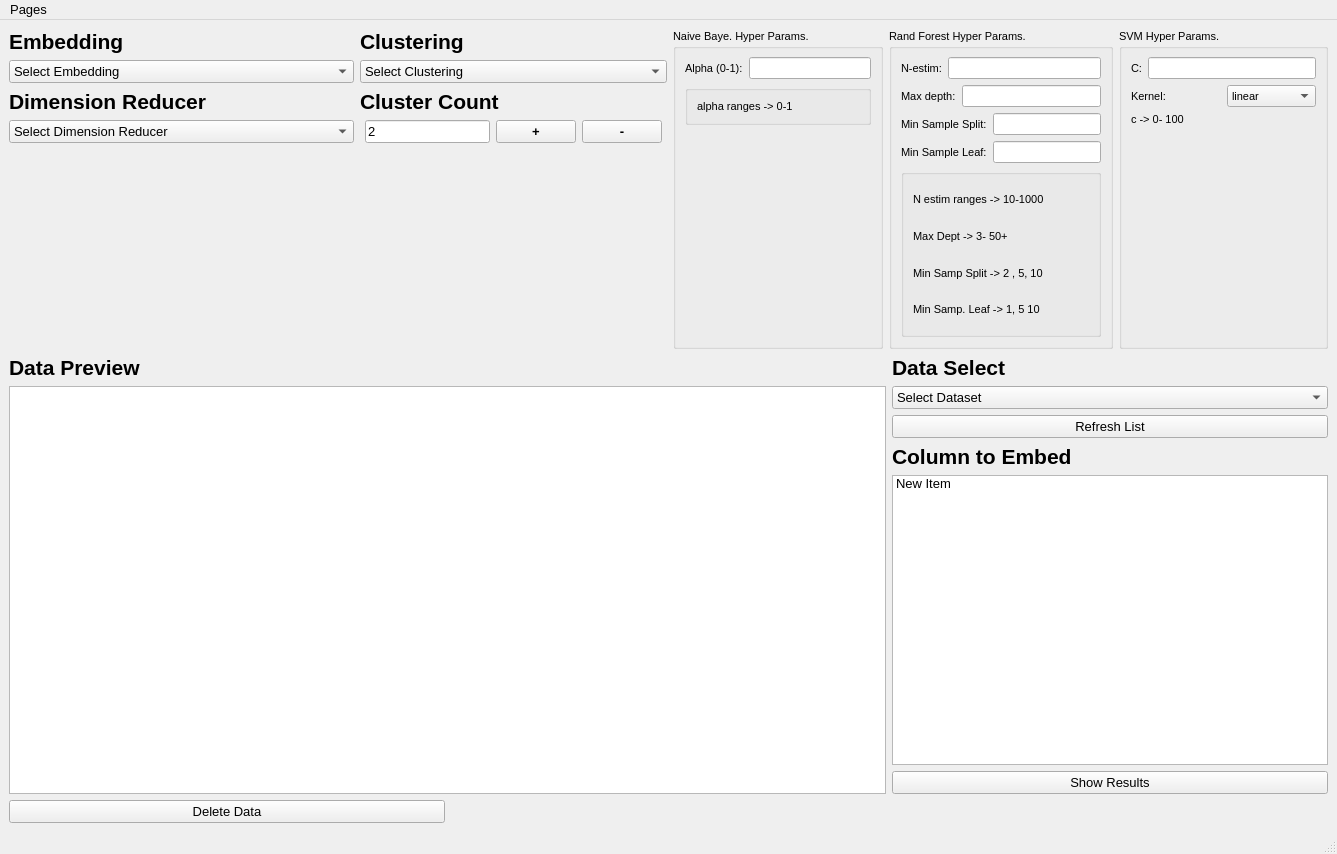
<?xml version="1.0" encoding="UTF-8"?>
<ui version="4.0">
 <class>MainWindow</class>
 <widget class="QMainWindow" name="MainWindow">
  <property name="geometry">
   <rect>
    <x>0</x>
    <y>0</y>
    <width>1337</width>
    <height>854</height>
   </rect>
  </property>
  <property name="font">
   <font>
    <pointsize>10</pointsize>
   </font>
  </property>
  <property name="windowTitle">
   <string>MainWindow</string>
  </property>
  <widget class="QWidget" name="centralwidget">
   <layout class="QGridLayout" name="gridLayout">
    <item row="0" column="0" colspan="3">
     <layout class="QHBoxLayout" name="horizontalLayout">
      <item>
       <layout class="QVBoxLayout" name="verticalLayout">
        <item>
         <widget class="QLabel" name="label_embedding">
          <property name="font">
           <font>
            <pointsize>16</pointsize>
            <weight>75</weight>
            <bold>true</bold>
           </font>
          </property>
          <property name="mouseTracking">
           <bool>false</bool>
          </property>
          <property name="text">
           <string>Embedding </string>
          </property>
          <property name="margin">
           <number>10</number>
          </property>
         </widget>
        </item>
        <item>
         <widget class="QComboBox" name="comboBox_embedding">
          <property name="enabled">
           <bool>true</bool>
          </property>
          <property name="font">
           <font>
            <pointsize>10</pointsize>
           </font>
          </property>
          <item>
           <property name="text">
            <string>Select Embedding </string>
           </property>
          </item>
          <item>
           <property name="text">
            <string>Distil Bert</string>
           </property>
          </item>
          <item>
           <property name="text">
            <string>TF.IDF</string>
           </property>
          </item>
          <item>
           <property name="text">
            <string>BERT</string>
           </property>
          </item>
          <item>
           <property name="text">
            <string>Word2Vec</string>
           </property>
          </item>
         </widget>
        </item>
        <item>
         <widget class="QLabel" name="label_dimension_reducer">
          <property name="font">
           <font>
            <pointsize>16</pointsize>
            <weight>75</weight>
            <bold>true</bold>
           </font>
          </property>
          <property name="mouseTracking">
           <bool>false</bool>
          </property>
          <property name="text">
           <string>Dimension Reducer</string>
          </property>
          <property name="margin">
           <number>10</number>
          </property>
         </widget>
        </item>
        <item>
         <widget class="QComboBox" name="comboBox_dimension_reducer">
          <property name="enabled">
           <bool>true</bool>
          </property>
          <property name="font">
           <font>
            <pointsize>10</pointsize>
           </font>
          </property>
          <item>
           <property name="text">
            <string>Select Dimension Reducer</string>
           </property>
          </item>
          <item>
           <property name="text">
            <string>Principal component analysis (PCA)</string>
           </property>
          </item>
          <item>
           <property name="text">
            <string>Linear discriminant analysis (LDA)</string>
           </property>
          </item>
          <item>
           <property name="text">
            <string>Non-negative Matrix Factorization (NMF)</string>
           </property>
          </item>
          <item>
           <property name="text">
            <string>T-Distributed Stochastic Neighbor Embedding (T-SNE)</string>
           </property>
          </item>
         </widget>
        </item>
        <item>
         <spacer name="verticalSpacer_5">
          <property name="orientation">
           <enum>Qt::Vertical</enum>
          </property>
          <property name="sizeHint" stdset="0">
           <size>
            <width>20</width>
            <height>40</height>
           </size>
          </property>
         </spacer>
        </item>
       </layout>
      </item>
      <item>
       <layout class="QVBoxLayout" name="verticalLayout_2">
        <item>
         <widget class="QLabel" name="label_clustering">
          <property name="font">
           <font>
            <pointsize>16</pointsize>
            <weight>75</weight>
            <bold>true</bold>
           </font>
          </property>
          <property name="mouseTracking">
           <bool>false</bool>
          </property>
          <property name="text">
           <string>Clustering</string>
          </property>
          <property name="margin">
           <number>10</number>
          </property>
         </widget>
        </item>
        <item>
         <widget class="QComboBox" name="comboBox_clustering">
          <property name="enabled">
           <bool>true</bool>
          </property>
          <property name="font">
           <font>
            <pointsize>10</pointsize>
           </font>
          </property>
          <item>
           <property name="text">
            <string>Select Clustering</string>
           </property>
          </item>
          <item>
           <property name="text">
            <string>K-Means </string>
           </property>
          </item>
          <item>
           <property name="text">
            <string>DBSCAN</string>
           </property>
          </item>
          <item>
           <property name="text">
            <string>Gaussian Mixture Model</string>
           </property>
          </item>
          <item>
           <property name="text">
            <string>Affinity Propagation </string>
           </property>
          </item>
          <item>
           <property name="text">
            <string>OPTICS</string>
           </property>
          </item>
          <item>
           <property name="text">
            <string>Agglomerative Hierarchy</string>
           </property>
          </item>
          <item>
           <property name="text">
            <string>Mean Shift </string>
           </property>
          </item>
         </widget>
        </item>
        <item>
         <widget class="QLabel" name="label_cluster_count">
          <property name="font">
           <font>
            <pointsize>16</pointsize>
            <weight>75</weight>
            <bold>true</bold>
           </font>
          </property>
          <property name="text">
           <string>Cluster Count</string>
          </property>
          <property name="margin">
           <number>10</number>
          </property>
         </widget>
        </item>
        <item>
         <layout class="QHBoxLayout" name="horizontalLayout_2">
          <property name="leftMargin">
           <number>5</number>
          </property>
          <property name="rightMargin">
           <number>5</number>
          </property>
          <item>
           <widget class="QLineEdit" name="lineEdit_cluster_count">
            <property name="sizePolicy">
             <sizepolicy hsizetype="Preferred" vsizetype="Fixed">
              <horstretch>0</horstretch>
              <verstretch>0</verstretch>
             </sizepolicy>
            </property>
            <property name="text">
             <string>2</string>
            </property>
            <property name="maxLength">
             <number>32768</number>
            </property>
            <property name="readOnly">
             <bool>true</bool>
            </property>
            <property name="placeholderText">
             <string>0</string>
            </property>
           </widget>
          </item>
          <item>
           <widget class="QPushButton" name="pushButton_cluster_increase">
            <property name="font">
             <font>
              <pointsize>10</pointsize>
              <weight>75</weight>
              <bold>true</bold>
             </font>
            </property>
            <property name="text">
             <string>+</string>
            </property>
           </widget>
          </item>
          <item>
           <widget class="QPushButton" name="pushButton_cluster_decrease">
            <property name="font">
             <font>
              <pointsize>10</pointsize>
              <weight>75</weight>
              <bold>true</bold>
             </font>
            </property>
            <property name="text">
             <string>-</string>
            </property>
           </widget>
          </item>
         </layout>
        </item>
        <item>
         <spacer name="verticalSpacer_4">
          <property name="orientation">
           <enum>Qt::Vertical</enum>
          </property>
          <property name="sizeHint" stdset="0">
           <size>
            <width>20</width>
            <height>40</height>
           </size>
          </property>
         </spacer>
        </item>
       </layout>
      </item>
      <item>
       <widget class="QGroupBox" name="groupBox_naive_bayes">
        <property name="font">
         <font>
          <pointsize>8</pointsize>
         </font>
        </property>
        <property name="title">
         <string>Naive Baye. Hyper Params.</string>
        </property>
        <layout class="QGridLayout" name="gridLayout_5">
         <item row="0" column="0">
          <layout class="QHBoxLayout" name="horizontalLayout_10">
           <item>
            <widget class="QLabel" name="label_8">
             <property name="text">
              <string>Alpha (0-1):</string>
             </property>
            </widget>
           </item>
           <item>
            <widget class="QLineEdit" name="lineEdit_naive_bayes_alpha"/>
           </item>
          </layout>
         </item>
         <item row="1" column="0">
          <widget class="QGroupBox" name="groupBox">
           <property name="title">
            <string/>
           </property>
           <layout class="QGridLayout" name="gridLayout_3">
            <item row="0" column="0">
             <widget class="QLabel" name="label">
              <property name="text">
               <string>alpha ranges -&gt; 0-1</string>
              </property>
              <property name="scaledContents">
               <bool>true</bool>
              </property>
              <property name="wordWrap">
               <bool>true</bool>
              </property>
             </widget>
            </item>
           </layout>
          </widget>
         </item>
         <item row="2" column="0">
          <spacer name="verticalSpacer">
           <property name="orientation">
            <enum>Qt::Vertical</enum>
           </property>
           <property name="sizeHint" stdset="0">
            <size>
             <width>20</width>
             <height>40</height>
            </size>
           </property>
          </spacer>
         </item>
        </layout>
       </widget>
      </item>
      <item>
       <widget class="QGroupBox" name="groupBox_random_forest">
        <property name="font">
         <font>
          <pointsize>8</pointsize>
         </font>
        </property>
        <property name="title">
         <string>Rand Forest Hyper Params.</string>
        </property>
        <layout class="QGridLayout" name="gridLayout_4">
         <item row="1" column="0">
          <layout class="QHBoxLayout" name="horizontalLayout_7">
           <item>
            <widget class="QLabel" name="label_rf_max_dept">
             <property name="text">
              <string>Max depth:</string>
             </property>
            </widget>
           </item>
           <item>
            <widget class="QLineEdit" name="lineEdit_rf_max_dept"/>
           </item>
          </layout>
         </item>
         <item row="0" column="0">
          <layout class="QHBoxLayout" name="horizontalLayout_6">
           <item>
            <widget class="QLabel" name="label_rf_n_estimators">
             <property name="text">
              <string>N-estim:</string>
             </property>
            </widget>
           </item>
           <item>
            <widget class="QLineEdit" name="lineEdit_rf_n_estim"/>
           </item>
          </layout>
         </item>
         <item row="3" column="0">
          <layout class="QHBoxLayout" name="horizontalLayout_9">
           <item>
            <widget class="QLabel" name="label_rf_min_samp_leaf">
             <property name="text">
              <string>Min Sample Leaf:</string>
             </property>
            </widget>
           </item>
           <item>
            <widget class="QLineEdit" name="lineEdit_rf_min_samp_leaf"/>
           </item>
          </layout>
         </item>
         <item row="2" column="0">
          <layout class="QHBoxLayout" name="horizontalLayout_8">
           <item>
            <widget class="QLabel" name="label_rf_min_samp_split">
             <property name="text">
              <string>Min Sample Split:</string>
             </property>
            </widget>
           </item>
           <item>
            <widget class="QLineEdit" name="lineEdit_rf_min_samp_split"/>
           </item>
          </layout>
         </item>
         <item row="4" column="0">
          <widget class="QGroupBox" name="groupBox_2">
           <property name="title">
            <string/>
           </property>
           <layout class="QGridLayout" name="gridLayout_6">
            <item row="1" column="0">
             <widget class="QLabel" name="label_5">
              <property name="text">
               <string>Max Dept -&gt; 3- 50+</string>
              </property>
             </widget>
            </item>
            <item row="2" column="0">
             <widget class="QLabel" name="label_6">
              <property name="text">
               <string>Min Samp Split -&gt; 2 , 5, 10</string>
              </property>
             </widget>
            </item>
            <item row="0" column="0">
             <widget class="QLabel" name="label_4">
              <property name="text">
               <string>N estim ranges -&gt; 10-1000 </string>
              </property>
              <property name="wordWrap">
               <bool>true</bool>
              </property>
             </widget>
            </item>
            <item row="3" column="0">
             <widget class="QLabel" name="label_7">
              <property name="text">
               <string>Min Samp. Leaf -&gt; 1, 5 10</string>
              </property>
             </widget>
            </item>
           </layout>
          </widget>
         </item>
        </layout>
       </widget>
      </item>
      <item>
       <widget class="QGroupBox" name="groupBox_svm">
        <property name="font">
         <font>
          <pointsize>8</pointsize>
         </font>
        </property>
        <property name="title">
         <string>SVM Hyper Params.</string>
        </property>
        <layout class="QGridLayout" name="gridLayout_2">
         <item row="3" column="0">
          <spacer name="verticalSpacer_3">
           <property name="orientation">
            <enum>Qt::Vertical</enum>
           </property>
           <property name="sizeHint" stdset="0">
            <size>
             <width>20</width>
             <height>40</height>
            </size>
           </property>
          </spacer>
         </item>
         <item row="0" column="0">
          <layout class="QHBoxLayout" name="horizontalLayout_4">
           <item>
            <widget class="QLabel" name="label_2">
             <property name="text">
              <string>C:</string>
             </property>
            </widget>
           </item>
           <item>
            <widget class="QLineEdit" name="lineEdit_svm_c"/>
           </item>
          </layout>
         </item>
         <item row="1" column="0">
          <layout class="QHBoxLayout" name="horizontalLayout_5">
           <item>
            <widget class="QLabel" name="label_3">
             <property name="text">
              <string>Kernel:</string>
             </property>
            </widget>
           </item>
           <item>
            <widget class="QComboBox" name="comboBox_svm_kernel">
             <item>
              <property name="text">
               <string>linear</string>
              </property>
             </item>
             <item>
              <property name="text">
               <string>poly</string>
              </property>
             </item>
             <item>
              <property name="text">
               <string>rbf</string>
              </property>
             </item>
             <item>
              <property name="text">
               <string>sigmoid</string>
              </property>
             </item>
            </widget>
           </item>
          </layout>
         </item>
         <item row="2" column="0">
          <widget class="QLabel" name="label_9">
           <property name="text">
            <string>c -&gt; 0- 100</string>
           </property>
          </widget>
         </item>
        </layout>
       </widget>
      </item>
     </layout>
    </item>
    <item row="1" column="0">
     <widget class="QLabel" name="label_data_preview">
      <property name="font">
       <font>
        <pointsize>16</pointsize>
        <weight>75</weight>
        <bold>true</bold>
       </font>
      </property>
      <property name="mouseTracking">
       <bool>false</bool>
      </property>
      <property name="text">
       <string>Data Preview</string>
      </property>
      <property name="margin">
       <number>10</number>
      </property>
     </widget>
    </item>
    <item row="1" column="2">
     <widget class="QLabel" name="label_data_select">
      <property name="font">
       <font>
        <pointsize>16</pointsize>
        <weight>75</weight>
        <bold>true</bold>
       </font>
      </property>
      <property name="mouseTracking">
       <bool>false</bool>
      </property>
      <property name="text">
       <string>Data Select</string>
      </property>
      <property name="margin">
       <number>10</number>
      </property>
     </widget>
    </item>
    <item row="2" column="2">
     <widget class="QComboBox" name="comboBox_dataset_select">
      <property name="enabled">
       <bool>true</bool>
      </property>
      <property name="sizePolicy">
       <sizepolicy hsizetype="Minimum" vsizetype="Fixed">
        <horstretch>0</horstretch>
        <verstretch>0</verstretch>
       </sizepolicy>
      </property>
      <property name="font">
       <font>
        <pointsize>10</pointsize>
       </font>
      </property>
      <item>
       <property name="text">
        <string>Select Dataset</string>
       </property>
      </item>
     </widget>
    </item>
    <item row="3" column="2">
     <widget class="QPushButton" name="pushButton_refresh_list">
      <property name="text">
       <string>Refresh List</string>
      </property>
     </widget>
    </item>
    <item row="4" column="2">
     <widget class="QLabel" name="label_column_embed">
      <property name="font">
       <font>
        <pointsize>16</pointsize>
        <weight>75</weight>
        <bold>true</bold>
       </font>
      </property>
      <property name="mouseTracking">
       <bool>false</bool>
      </property>
      <property name="text">
       <string>Column to Embed</string>
      </property>
      <property name="margin">
       <number>10</number>
      </property>
     </widget>
    </item>
    <item row="5" column="2">
     <layout class="QVBoxLayout" name="verticalLayout_data_columns">
      <item>
       <widget class="QListWidget" name="listWidget_data_columns">
        <property name="sizePolicy">
         <sizepolicy hsizetype="Preferred" vsizetype="Expanding">
          <horstretch>0</horstretch>
          <verstretch>0</verstretch>
         </sizepolicy>
        </property>
        <item>
         <property name="text">
          <string>New Item</string>
         </property>
        </item>
       </widget>
      </item>
      <item>
       <widget class="QPushButton" name="pushButton_show_results">
        <property name="text">
         <string>Show Results</string>
        </property>
       </widget>
      </item>
     </layout>
    </item>
    <item row="6" column="0">
     <widget class="QPushButton" name="pushButton_delete_data">
      <property name="text">
       <string>Delete Data</string>
      </property>
     </widget>
    </item>
    <item row="2" column="0" rowspan="4" colspan="2">
     <widget class="QTableWidget" name="tableWidget_data_preview">
      <property name="sizePolicy">
       <sizepolicy hsizetype="Preferred" vsizetype="Expanding">
        <horstretch>0</horstretch>
        <verstretch>0</verstretch>
       </sizepolicy>
      </property>
     </widget>
    </item>
   </layout>
  </widget>
  <widget class="QMenuBar" name="menubar">
   <property name="geometry">
    <rect>
     <x>0</x>
     <y>0</y>
     <width>1337</width>
     <height>29</height>
    </rect>
   </property>
   <widget class="QMenu" name="menuPages">
    <property name="title">
     <string>Pages</string>
    </property>
    <addaction name="actionData_2"/>
    <addaction name="actionMultipleComparision_2"/>
   </widget>
   <addaction name="menuPages"/>
  </widget>
  <widget class="QStatusBar" name="statusbar"/>
  <action name="actionData">
   <property name="text">
    <string>Data</string>
   </property>
  </action>
  <action name="actionMultipleComp">
   <property name="text">
    <string>Multiple Comparision</string>
   </property>
  </action>
  <action name="actionComparision">
   <property name="text">
    <string>Comparision</string>
   </property>
  </action>
  <action name="actionMultipleComparision">
   <property name="text">
    <string>MultipleComparision</string>
   </property>
  </action>
  <action name="actionData_2">
   <property name="text">
    <string>Data</string>
   </property>
  </action>
  <action name="actionMultipleComparision_2">
   <property name="text">
    <string>MultipleComparision</string>
   </property>
  </action>
 </widget>
 <resources/>
 <connections/>
</ui>
